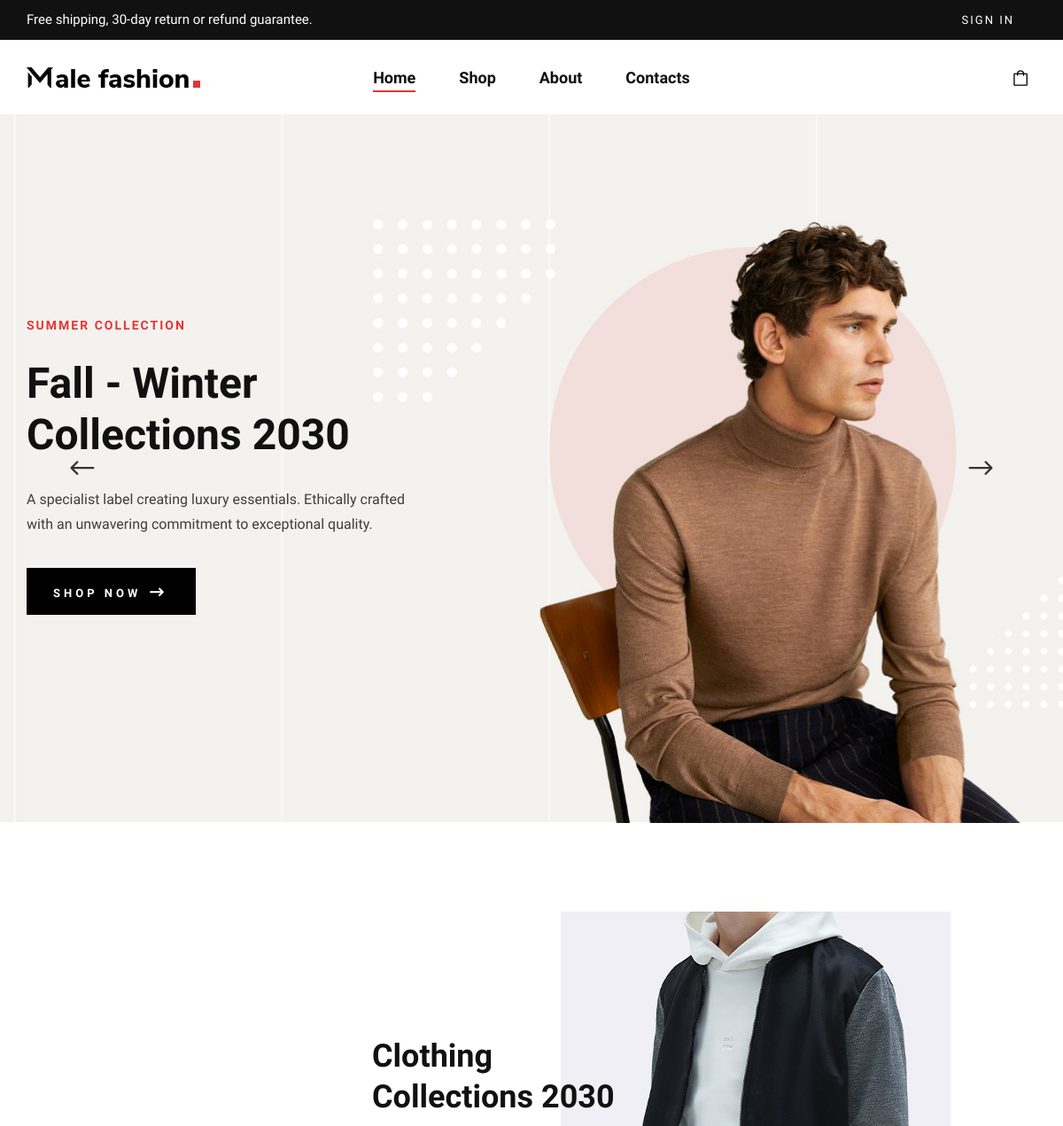
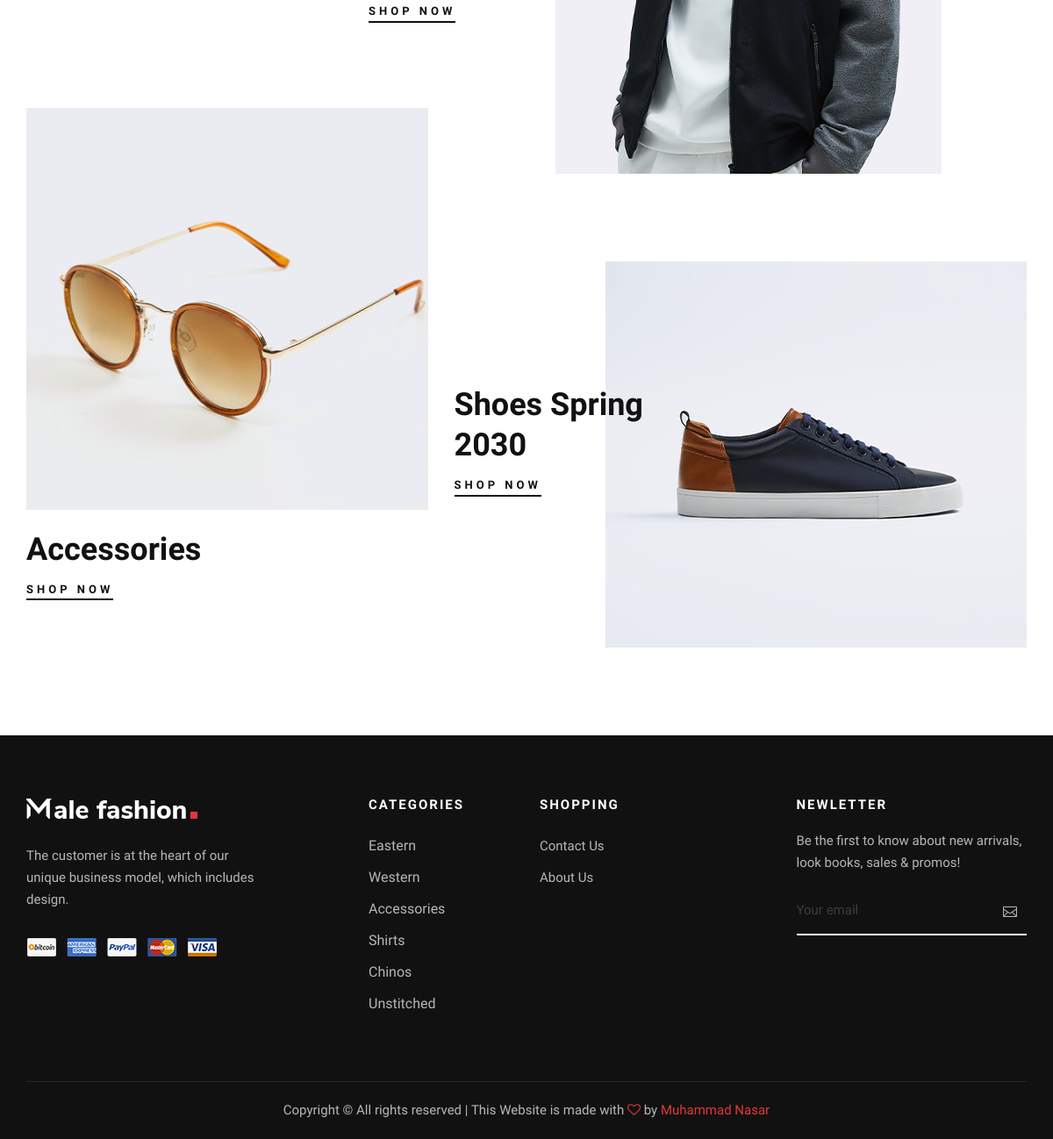
Page /api/ on the committed database (2 pictures, top to bottom).
### mensfashion/models.py (models this page shows, shortened)
class Category(models.Model):
    name = models.CharField(max_length=100)
    img = models.ImageField(upload_to='static/category/', default='static/category/default.jpg')

### mensfashion/views.py (the view, shortened to what this page needs)
# urls.py: path('', views.index, name='index'),
def index(request):
    category = Category.objects.all()
    cart_items = []
    total_items_in_cart = 0
    total_price = Decimal('0.00')
    gst = Decimal('0.00')
    total_price_with_gst = Decimal('0.00')
    context = {
        'category': category,
        'total_items_in_cart': total_items_in_cart,
        'cart': cart_items,
        'total_price': total_price,
        'user': request.user,
        'gst': gst,
        'total_price_with_gst': total_price_with_gst,
    }
    return render(request, 'index.html', context)

### mensfashion/context_processors.py (called while the page is built)
def cart_item_count(request):
    if request.user.is_authenticated:
        cart_items = CartItem.objects.filter(cart__user=request.user)
        total_items_in_cart = cart_items.count()
    else:
        total_items_in_cart = 0
    return {'total_items_in_cart': total_items_in_cart}

### templates/index.html (shortened to what this page needs)
{% extends "base.html" %}
{% load static %}
{% block content %}
<section class="hero">
  <div class="hero__slider owl-carousel">
      <div class="hero__items set-bg" data-setbg="{% static 'img/hero/hero-1.jpg' %}">
          <div class="container">
              <div class="row">
                  <div class="col-xl-5 col-lg-7 col-md-8">
                      <div class="hero__text">
                          <h6>Summer Collection</h6>
                          <h2>Fall - Winter Collections 2030</h2>
                          <p>A specialist label creating luxury essentials. Ethically crafted with an unwavering
                          commitment to exceptional quality.</p>
                          <a href="{% url 'shop' %}" class="primary-btn">Shop now <span class="arrow_right"></span></a>
                      </div>
                  </div>
              </div>
          </div>
      </div>
  </div>
</section>
<section class="banner spad">
  <div class="container">
      <div class="row">
          <div class="col-lg-7 offset-lg-4">
              <div class="banner__item">
                  <div class="banner__item__pic">
                      <img src="{% static  'img/banner/banner-1.jpg' %}" alt="">
                  </div>
                  <div class="banner__item__text">
                      <h2>Clothing Collections 2030</h2>
                      <a href="{% url 'shop' %}">Shop now</a>
                  </div>
              </div>
          </div>
          <div class="col-lg-5">
              <div class="banner__item banner__item--middle">
                  <div class="banner__item__pic">
                      <img src="{% static  'img/banner/banner-2.jpg' %}" alt="">
                  </div>
                  <div class="banner__item__text">
                      <h2>Accessories</h2>
                      <a href="{% url 'shop' %}">Shop now</a>
                  </div>
              </div>
          </div>
          <div class="col-lg-7">
              <div class="banner__item banner__item--last">
                  <div class="banner__item__pic">
                      <img src="{% static  'img/banner/banner-3.jpg' %}" alt="">
                  </div>
                  <div class="banner__item__text">
                      <h2>Shoes Spring 2030</h2>
                      <a href="{% url 'shop' %}">Shop now</a>
                  </div>
              </div>
          </div>
      </div>
  </div>
</section>
{% endblock %}

### templates/base.html (shortened to what this page needs)
<!DOCTYPE html>
{% load static %}
<html lang="zxx">
<head>
    <link rel="stylesheet" href="{% static  'css/bootstrap.min.css' %}" type="text/css">
    <link rel="stylesheet" href="{% static  'css/font-awesome.min.css' %}" type="text/css">
    <link rel="stylesheet" href="{% static  'css/elegant-icons.css' %}" type="text/css">
    <link rel="stylesheet" href="{% static  'css/magnific-popup.css' %}" type="text/css">
    <link rel="stylesheet" href="{% static  'css/nice-select.css' %}" type="text/css">
    <link rel="stylesheet" href="{% static  'css/owl.carousel.min.css' %}" type="text/css">
    <link rel="stylesheet" href="{% static  'css/slicknav.min.css' %}" type="text/css">
    <link rel="stylesheet" href="{% static  'css/style.css' %}" type="text/css">
</head>
<body>
    <header class="header">
        <div class="header__top">
            <div class="container">
                <div class="row">
                    <div class="col-lg-6 col-md-7">
                        <div class="header__top__left">
                            <p>Free shipping, 30-day return or refund guarantee.</p>
                        </div>
                    </div>
                    <div class="col-lg-6 col-md-5">
                        <div class="header__top__right">
                            <div class="header__top__links">
                              {% if user.is_authenticated %}
                              <a href="">{{request.user.username}}</a>
                              <a href="{% url 'myorders' %}">My Orders</a>
                              <a href="{% url 'logout' %}">Logout</a>
                              {% else %}
                                <a href="{% url 'login' %}">Sign in</a>
                                {% endif %}
                            </div>
                        </div>
                    </div>
                </div>
            </div>
        </div>
        <div class="container">
            <div class="row">
                <div class="col-lg-3 col-md-3">
                    <div class="header__logo">
                        <a href="/"><img src="{% static  'img/logo.png' %}" alt=""></a>
                    </div>
                </div>
                <div class="col-lg-6 col-md-6">
                    <nav class="header__menu mobile-menu">
                        <ul>
                            <li class="active"><a href="/">Home</a></li>
                            <li><a href="{% url 'shop' %}">Shop</a></li>
                            <li><a href="{% url 'about' %}">About</a></li>
                            <li><a href="{% url 'contact' %}">Contacts</a></li>
                        </ul>
                    </nav>
                </div>
                <div class="col-lg-3 col-md-3">
                    <div class="header__nav__option">
                        <a href="{% url 'viewcart' %}"><img src="{% static  'img/icon/cart.png' %}" style="height: 18px;" alt="">{% if total_items_in_cart > 0 %}<span>{{ total_items_in_cart }}</span>{% endif %}</a>
                    </div>
                </div>
            </div>
        </div>
    </header>
{% block content %}
{% endblock %}
 <footer class="footer">
  <div class="container">
      <div class="row">
          <div class="col-lg-3 col-md-6 col-sm-6">
              <div class="footer__about">
                  <div class="footer__logo">
                      <a href="#"><img src="{% static  'img/footer-logo.png'  %}" alt=""></a>
                  </div>
                  <p>The customer is at the heart of our unique business model, which includes design.</p>
                  <a href="#"><img src="{% static  'img/payment.png'  %}" alt=""></a>
              </div>
          </div>
          <div class="col-lg-2 offset-lg-1 col-md-3 col-sm-6">
              <div class="footer__widget">
                  <h6>Categories</h6>
                  <ul>
                    {% for c in category %}
                      <li style="color: #b7b7b7;">{{c.name}}</li>
                     {% endfor %}
                  </ul>
              </div>
          </div>
          <div class="col-lg-2 col-md-3 col-sm-6">
              <div class="footer__widget">
                  <h6>Shopping</h6>
                  <ul>
                      <li><a href="{% url 'contact' %}">Contact Us</a></li>
                      <li><a href="{% url 'about' %}">About Us</a></li>
                  </ul>
              </div>
          </div>
          <div class="col-lg-3 offset-lg-1 col-md-6 col-sm-6">
              <div class="footer__widget">
                  <h6>NewLetter</h6>
                  <div class="footer__newslatter">
                      <p>Be the first to know about new arrivals, look books, sales & promos!</p>
                      <form action="#">
                          <input type="text" placeholder="Your email">
                          <button type="submit"><span class="icon_mail_alt"></span></button>
                      </form>
                  </div>
              </div>
          </div>
      </div>
      <div class="row">
          <div class="col-lg-12 text-center">
              <div class="footer__copyright__text">
                  <p>Copyright ©
                      All rights reserved | This Website is made with <i class="fa fa-heart-o"
                      aria-hidden="true"></i> by <a href="#">Muhammad Nasar</a>
                  </p>
              </div>
          </div>
      </div>
  </div>
</footer>
  </body>
  </html>

### rows in the picture
Category: name "Eastern"
Category: name "Western"
Category: name "Accessories"
Category: name "Shirts"
Category: name "Chinos"
Category: name "Unstitched"
